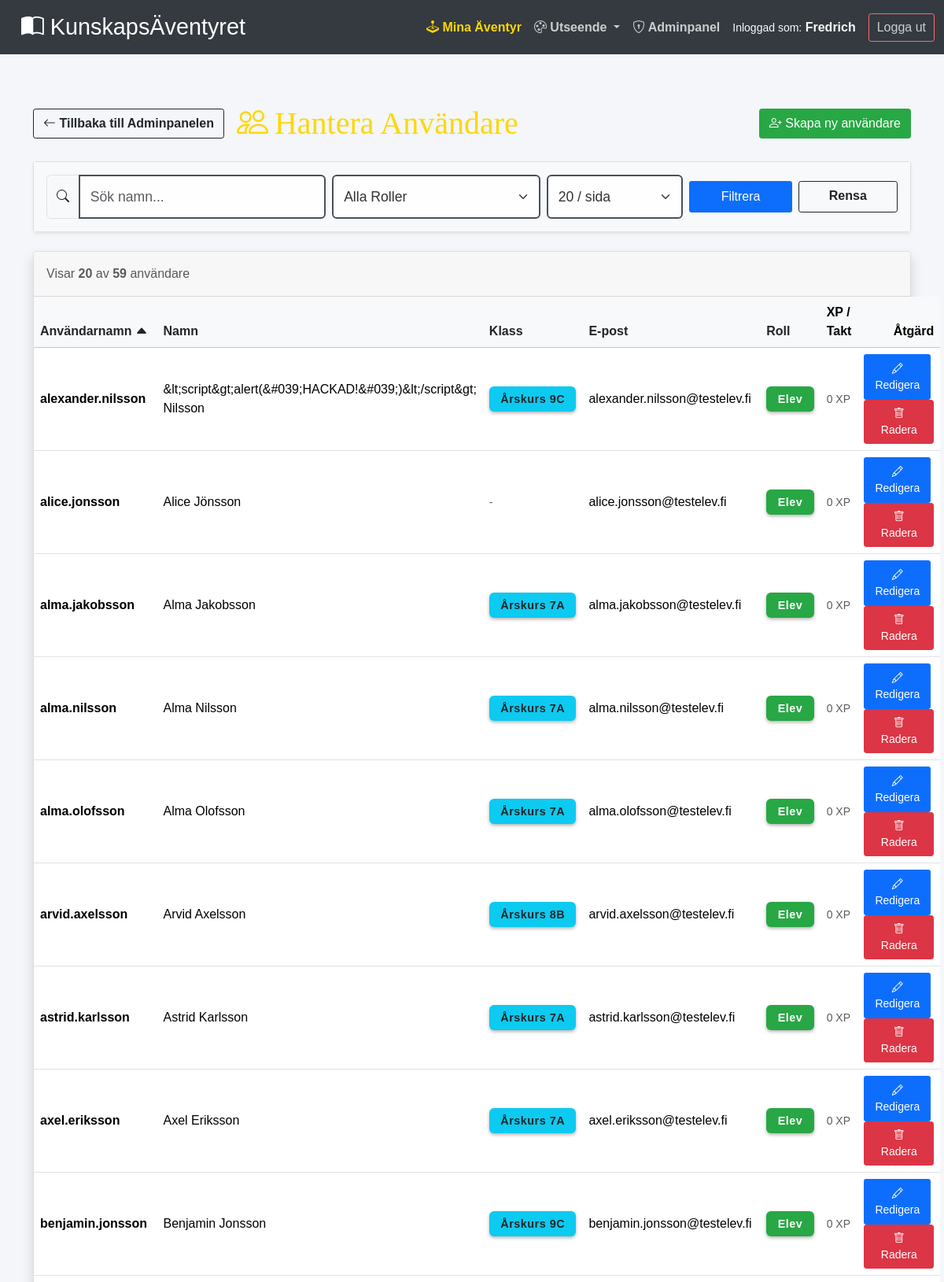
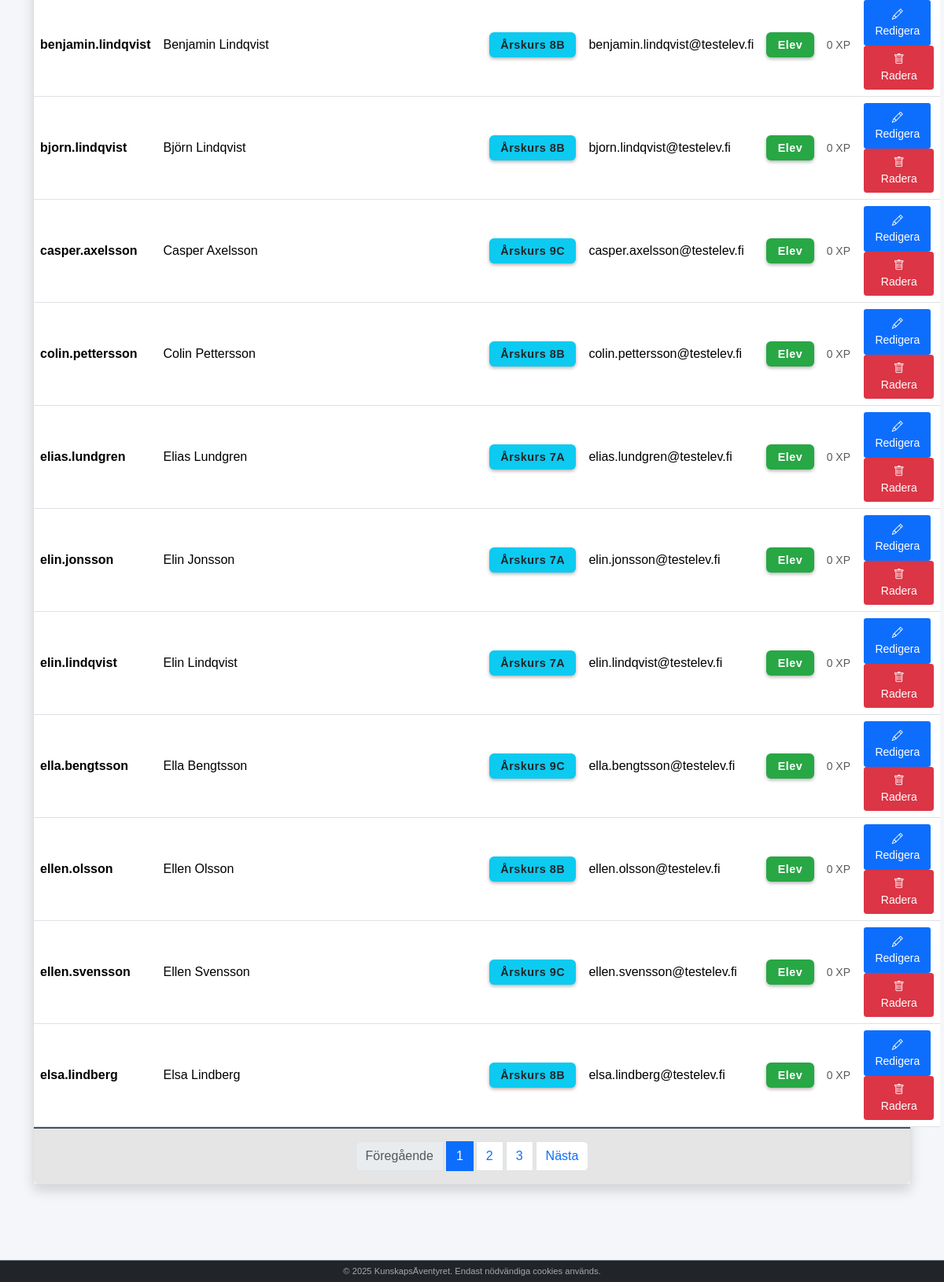
The app's page /user-management.php (signed in) with its own data (2 pictures, top to bottom).
### tables this page shows
CREATE TABLE `users` (
  `u_id` int NOT NULL,
  `u_name` varchar(255) NOT NULL,
  `u_fname` varchar(255) NOT NULL,
  `u_lname` varchar(255) NOT NULL,
  `u_email` varchar(255) NOT NULL,
  `u_password` varchar(255) NOT NULL,
  `u_lastlogin` datetime DEFAULT NULL,
  `u_created` timestamp NOT NULL DEFAULT CURRENT_TIMESTAMP ON UPDATE CURRENT_TIMESTAMP,
  `u_isactive` tinyint(1) NOT NULL,
  `u_role_fk` int NOT NULL,
  `u_xp` int NOT NULL DEFAULT '0' COMMENT 'Total XP',
  `u_level` int NOT NULL DEFAULT '1' COMMENT 'Nuvarande nivå',
  `u_class_fk` int DEFAULT NULL,
  `u_progress_speed_fk` int NOT NULL DEFAULT '1',
  `u_theme` varchar(50) NOT NULL DEFAULT 'default'
);

CREATE TABLE `classes` (
  `c_id` int NOT NULL,
  `c_name` varchar(255) NOT NULL,
  `c_progress_speed_fk` int DEFAULT NULL,
  `c_teacher_fk` int DEFAULT NULL
);

CREATE TABLE `roles` (
  `r_id` int NOT NULL,
  `r_name` varchar(255) NOT NULL,
  `r_level` int NOT NULL
);

### include/config.php (called while the page is built, shortened)
<?php
$host = '127.0.0.1';
$db   = 'utbildningsportal';
$user = 'root';
$pass = '';
$charset = 'utf8mb4';
$dsn = "mysql:host=$host;dbname=$db;charset=$charset";
$options = [
    PDO::ATTR_ERRMODE => PDO::ERRMODE_EXCEPTION,
    PDO::ATTR_DEFAULT_FETCH_MODE => PDO::FETCH_ASSOC,
    PDO::ATTR_EMULATE_PREPARES => false,
];
try {
    $pdo = new PDO($dsn, $user, $pass, $options);
} catch (\PDOException $e) {
    die("Databasfel: Kunde inte ansluta.");
}
require_once "include/class_user.php";
$user_obj = new User($pdo);
?>

### include/class_user.php (called while the page is built, shortened)
<?php
class User {
    public $pdo;
    public function __construct($pdo, $username = 'Guest', $role_level = 0) {
        $this->pdo = $pdo;
    }
    public function getUsersFiltered($search, $roleId, $sortCol, $sortDir, $limit, $offset) {
        try {
            $allowedSorts = ['u_name', 'u_fname', 'u_lname', 'u_email', 'r_name', 'u_created', 'c_name'];
            $sortDir = strtoupper($sortDir) === 'DESC' ? 'DESC' : 'ASC';
            $sql = "SELECT users.*, roles.r_name, progress_speeds.ps_name, classes.c_name
                    FROM users
                    LEFT JOIN roles ON users.u_role_fk = roles.r_id
                    LEFT JOIN progress_speeds ON users.u_progress_speed_fk = progress_speeds.ps_id
                    LEFT JOIN classes ON users.u_class_fk = classes.c_id
                    WHERE 1=1";
            $params = [];
            $sql .= " ORDER BY $sortCol $sortDir LIMIT " . (int)$limit . " OFFSET " . (int)$offset;
            $stmt = $this->pdo->prepare($sql);
            $stmt->execute($params);
            return $stmt->fetchAll();
        } catch (Exception $e) { return []; }
    }
    public function getUsersCountFiltered($search, $roleId) {
        try {
            $sql = "SELECT COUNT(*) FROM users WHERE 1=1";
            $params = [];
            $stmt = $this->pdo->prepare($sql);
            $stmt->execute($params);
            return $stmt->fetchColumn();
        } catch (Exception $e) { return 0; }
    }
}
?>

### user-management.php (the view, shortened to what this page needs)
<?php
require_once "include/header.php";
$search   = isset($_GET['search']) ? cleanInput($_GET['search']) : '';
$role     = isset($_GET['role']) ? cleanInput($_GET['role']) : 'all';
$limit    = isset($_GET['limit']) ? (int)$_GET['limit'] : 20;
$page     = isset($_GET['page']) ? (int)$_GET['page'] : 1;
$sortCol  = isset($_GET['sort']) ? cleanInput($_GET['sort']) : 'u_name';
$sortDir  = isset($_GET['dir']) ? cleanInput($_GET['dir']) : 'ASC';
$offset = ($page - 1) * $limit;
$users = $user_obj->getUsersFiltered($search, $role, $sortCol, $sortDir, $limit, $offset);
$totalUsers = $user_obj->getUsersCountFiltered($search, $role);
$totalPages = ceil($totalUsers / $limit);
function sortLink($displayText, $dbCol, $currentCol, $currentDir, $search, $role, $limit) {
    $newDir = ($dbCol === $currentCol && $currentDir === 'ASC') ? 'DESC' : 'ASC';
    $icon = '';
    if ($dbCol === $currentCol) {
        $icon = ($currentDir === 'ASC') ? ' <i class="bi bi-caret-up-fill"></i>' : ' <i class="bi bi-caret-down-fill"></i>';
    }
    $url = "?sort=$dbCol&dir=$newDir&search=$search&role=$role&limit=$limit&page=1";
    return "<a href='$url' class='text-dark text-decoration-none fw-bold'>$displayText $icon</a>";
}
?>
<div class="container mt-5 mb-5">
    <div class="d-flex flex-column flex-lg-row justify-content-between align-items-center mb-4 gap-3">
        <div class="d-flex flex-column flex-md-row align-items-center gap-3 text-center text-md-start">
            <a href="admin_dashboard.php" class="btn btn-outline-dark fw-bold">
                <i class="bi bi-arrow-left"></i> Tillbaka till Adminpanelen
            </a>
            <h1 class="m-0" style="font-family: 'Cinzel Decorative', serif; color: var(--accent-gold);">
                <i class="bi bi-people d-none d-md-inline me-2"></i>Hantera Användare
            </h1>
        </div>
        <a href="register.php" class="btn btn-success col-12 col-lg-auto">
            <i class="bi bi-person-plus"></i> Skapa ny användare
        </a>
    </div>
    <div class="card shadow-sm mb-4">
        <div class="card-body bg-light">
            <form action="user-management.php" method="GET" class="row g-2 align-items-center">
                <div class="col-12 col-lg-4">
                    <div class="input-group">
                        <span class="input-group-text"><i class="bi bi-search"></i></span>
                        <input type="text" name="search" class="form-control" placeholder="Sök namn..." value="<?= htmlspecialchars($search) ?>">
                    </div>
                </div>
                <div class="col-12 col-lg-3">
                    <select name="role" class="form-select" onchange="this.form.submit()">
                        <option value="all" <?= $role == 'all' ? 'selected' : '' ?>>Alla Roller</option>
                    </select>
                </div>
                <div class="col-12 col-lg-2">
                    <select name="limit" class="form-select" onchange="this.form.submit()">
                        <option value="20" <?= $limit == 20 ? 'selected' : '' ?>>20 / sida</option>
                    </select>
                </div>
                <div class="col-12 col-lg-3 text-lg-end d-flex gap-2">
                    <button type="submit" class="btn btn-primary flex-grow-1">Filtrera</button>
                    <a href="user-management.php" class="btn btn-outline-dark flex-grow-1 fw-bold">Rensa</a>
                </div>
            </form>
        </div>
    </div>
    <div class="card shadow">
        <div class="card-header bg-white border-0 py-3">
            <span class="text-muted">Visar <strong><?= count($users) ?></strong> av <strong><?= $totalUsers ?></strong> användare</span>
        </div>
        <div class="card-body p-0">
            <div class="">
                <table class="table table-hover align-middle mb-0">
                    <thead class="table-light">
                        <tr>
                            <th class="d-none d-md-table-cell"><?= sortLink('Användarnamn', 'u_name', $sortCol, $sortDir, $search, $role, $limit) ?></th>
                            <th><?= sortLink('Namn', 'u_fname', $sortCol, $sortDir, $search, $role, $limit) ?></th>
                            <th><?= sortLink('Klass', 'c_name', $sortCol, $sortDir, $search, $role, $limit) ?></th>
                            <th class="d-none d-md-table-cell"><?= sortLink('E-post', 'u_email', $sortCol, $sortDir, $search, $role, $limit) ?></th>
                            <th><?= sortLink('Roll', 'r_name', $sortCol, $sortDir, $search, $role, $limit) ?></th>
                            <th class="d-none d-md-table-cell">XP / Takt</th>
                            <th class="text-end">Åtgärd</th>
                        </tr>
                    </thead>
                    <tbody>
                        <?php if (count($users) > 0): ?>
                            <?php foreach ($users as $user): ?>
                                <?php
                                    $roleClass = 'bg-secondary';
                                    if ($user['r_name'] == 'Elev') $roleClass = 'bg-success';
                                ?>
                                <tr>
                                    <td data-label="Användarnamn" class="fw-bold d-none d-md-table-cell"><?= htmlspecialchars($user['u_name']) ?></td>
                                    <td data-label="Namn"><?= htmlspecialchars($user['u_fname'] . ' ' . $user['u_lname']) ?></td>
                                    <td data-label="Klass">
                                        <?php if (!empty($user['c_name'])): ?>
                                            <span class="badge bg-info text-dark"><?= htmlspecialchars($user['c_name']) ?></span>
                                        <?php else: ?>
                                            <span class="text-muted small">-</span>
                                        <?php endif; ?>
                                    </td>
                                    <td data-label="E-post" class="d-none d-md-table-cell"><?= htmlspecialchars($user['u_email']) ?></td>
                                    <td data-label="Roll"><span class="badge <?= $roleClass ?>"><?= htmlspecialchars($user['r_name']) ?></span></td>
                                    <td data-label="XP / Takt" class="d-none d-md-table-cell">
                                        <small class="text-muted">
                                            <?= $user['u_xp'] ?> XP
                                        </small>
                                    </td>
                                    <td data-label="Åtgärd" class="text-end">
                                        <a href="edit-user.php?uid=<?= $user['u_id'] ?>" class="btn btn-sm btn-primary me-1">
                                            <i class="bi bi-pencil"></i> Redigera
                                        </a>
                                        <form action="delete-user.php" method="POST" class="d-inline" onsubmit="return confirm('Är du säker på att du vill ta bort denna användare?');">
                                            <button type="submit" class="btn btn-sm btn-danger">
                                                <i class="bi bi-trash"></i> Radera
                                            </button>
                                        </form>
                                    </td>
                                </tr>
                            <?php endforeach; ?>
                        <?php else: ?>
                            <tr><td colspan="7" class="text-center py-5 text-muted">Inga användare hittades.</td></tr>
                        <?php endif; ?>
                    </tbody>
                </table>
            </div>
        </div>
        <?php if ($totalPages > 1): ?>
        <div class="card-footer bg-white d-flex justify-content-center py-3">
            <nav>
                <ul class="pagination mb-0 flex-wrap justify-content-center gap-1">
                    <li class="page-item <?= ($page <= 1) ? 'disabled' : '' ?>">
                        <a class="page-link" href="?page=<?= $page - 1 ?>&search=<?= $search ?>&role=<?= $role ?>&limit=<?= $limit ?>&sort=<?= $sortCol ?>&dir=<?= $sortDir ?>">Föregående</a>
                    </li>
                    <?php for($i = 1; $i <= $totalPages; $i++): ?>
                        <li class="page-item <?= ($page == $i) ? 'active' : '' ?>">
                            <a class="page-link" href="?page=<?= $i ?>&search=<?= $search ?>&role=<?= $role ?>&limit=<?= $limit ?>&sort=<?= $sortCol ?>&dir=<?= $sortDir ?>"><?= $i ?></a>
                        </li>
                    <?php endfor; ?>
                    <li class="page-item <?= ($page >= $totalPages) ? 'disabled' : '' ?>">
                        <a class="page-link" href="?page=<?= $page + 1 ?>&search=<?= $search ?>&role=<?= $role ?>&limit=<?= $limit ?>&sort=<?= $sortCol ?>&dir=<?= $sortDir ?>">Nästa</a>
                    </li>
                </ul>
            </nav>
        </div>
        <?php endif; ?>
    </div>
</div>
<?php require_once "include/footer.php"; ?>

### css/style.css (style rules this page uses)
:root { --primary-stone: #5c626c; --dark-stone: #3c4450; --border-thick: #4a505a; --accent-gold: #ffd700; --accent-gold-dark: #e6c200; --background-dark: #333c4a; --text-white: #ffffff; --text-light-gray: #e0e0e0; --text-dark: #333333; --success-green: #28a745; --danger-red: #dc3545; }
body { font-family: "Exo 2", sans-serif; background-color: var(--primary-stone); color: var(--text-white); min-height: 100vh; display: flex; flex-direction: column; }
.container { padding-top: 1.5rem; padding-bottom: 3rem; }
.card { background: linear-gradient(145deg, #3c4450, #4a5463); border: 4px solid var(--border-thick); border-radius: 12px; box-shadow: 0 8px 20px rgba(0, 0, 0, 0.6); transition: transform 0.2s, box-shadow 0.2s; color: var(--text-white); }
.card-header { background-color: rgba(0, 0, 0, 0.2) !important; border-bottom: 2px solid var(--border-thick) !important; color: var(--accent-gold); font-family: "Cinzel Decorative", serif; font-weight: 700; font-size: 1rem; text-shadow: 1px 1px 2px rgba(0, 0, 0, 0.8); }
.card-body { background-color: transparent; padding: 1rem; }
.card-footer { border-top: 2px solid var(--border-thick) !important; background-color: rgba(0, 0, 0, 0.1) !important; }
.btn { border-radius: 8px; font-weight: 700; padding: 10px 20px; letter-spacing: 1px; text-transform: uppercase; box-shadow: 0 4px 6px rgba(0, 0, 0, 0.3); transition: all 0.2s; }
.btn-primary { background-color: rgba(60, 68, 80, 0.9); color: var(--accent-gold); border-color: var(--accent-gold); border-width: 2px; }
.btn-success { background-color: var(--success-green); border-color: var(--success-green); }
.badge { border-radius: 6px; padding: 0.6em 1em; font-size: 0.9em; font-weight: 700; letter-spacing: 0.5px; box-shadow: 0 2px 4px rgba(0, 0, 0, 0.3); }
.badge.bg-success { background-color: var(--success-green) !important; }
.form-control, .form-select { background-color: rgba(255, 255, 255, 0.9); border: 2px solid var(--border-thick); color: #333; font-size: 1.1rem; padding: 0.8rem; }
body.admin-mode { background-color: #f4f6f9; background-image: none; color: #333; font-family: "Nunito", sans-serif; }
body.admin-mode .container { padding-top: 1rem; }
body.admin-mode .card { background: #fff; border: 1px solid rgba(0, 0, 0, 0.125); border-radius: 0.25rem; box-shadow: 0 0.125rem 0.25rem rgba(0, 0, 0, 0.075); color: #212529; }
body.admin-mode .card-header { background-color: rgba(0, 0, 0, 0.03) !important; border-bottom: 1px solid rgba(0, 0, 0, 0.125) !important; color: #212529; font-family: "Nunito", sans-serif; font-weight: 500; text-shadow: none; padding: 0.5rem 1rem; }
body.admin-mode .btn { border-radius: 0.2rem; text-transform: none; letter-spacing: normal; font-weight: 400; box-shadow: none; padding: 0.375rem 0.75rem; }
body.admin-mode .btn-primary { background-color: #0d6efd; border-color: #0d6efd; color: white; }
html, body { overflow-x: hidden; width: 100%; position: relative; }
.bg-light, .bg-light p, .bg-light .lead, .bg-light span { color: #212529 !important; text-shadow: none !important; }

### records on screen
users: u_name "alexander.nilsson", u_fname+u_lname "&lt;script&gt;alert(&#039;HACKAD!&#039;)&lt;/script&gt; Nilsson", u_class_fk.c_name "Årskurs 9C", u_email "alexander.nilsson@testelev.fi", u_role_fk.r_name "Elev", u_xp "0"
users: u_name "alice.jonsson", u_fname+u_lname "Alice Jönsson", u_email "alice.jonsson@testelev.fi", u_role_fk.r_name "Elev", u_xp "0"
users: u_name "alma.jakobsson", u_fname+u_lname "Alma Jakobsson", u_class_fk.c_name "Årskurs 7A", u_email "alma.jakobsson@testelev.fi", u_role_fk.r_name "Elev", u_xp "0"
users: u_name "alma.nilsson", u_fname+u_lname "Alma Nilsson", u_class_fk.c_name "Årskurs 7A", u_email "alma.nilsson@testelev.fi", u_role_fk.r_name "Elev", u_xp "0"
users: u_name "alma.olofsson", u_fname+u_lname "Alma Olofsson", u_class_fk.c_name "Årskurs 7A", u_email "alma.olofsson@testelev.fi", u_role_fk.r_name "Elev", u_xp "0"
users: u_name "arvid.axelsson", u_fname+u_lname "Arvid Axelsson", u_class_fk.c_name "Årskurs 8B", u_email "arvid.axelsson@testelev.fi", u_role_fk.r_name "Elev", u_xp "0"
users: u_name "astrid.karlsson", u_fname+u_lname "Astrid Karlsson", u_class_fk.c_name "Årskurs 7A", u_email "astrid.karlsson@testelev.fi", u_role_fk.r_name "Elev", u_xp "0"
users: u_name "axel.eriksson", u_fname+u_lname "Axel Eriksson", u_class_fk.c_name "Årskurs 7A", u_email "axel.eriksson@testelev.fi", u_role_fk.r_name "Elev", u_xp "0"
users: u_name "benjamin.jonsson", u_fname+u_lname "Benjamin Jonsson", u_class_fk.c_name "Årskurs 9C", u_email "benjamin.jonsson@testelev.fi", u_role_fk.r_name "Elev", u_xp "0"
users: u_name "benjamin.lindqvist", u_fname+u_lname "Benjamin Lindqvist", u_class_fk.c_name "Årskurs 8B", u_email "benjamin.lindqvist@testelev.fi", u_role_fk.r_name "Elev", u_xp "0"
users: u_name "bjorn.lindqvist", u_fname+u_lname "Björn Lindqvist", u_class_fk.c_name "Årskurs 8B", u_email "bjorn.lindqvist@testelev.fi", u_role_fk.r_name "Elev", u_xp "0"
users: u_name "casper.axelsson", u_fname+u_lname "Casper Axelsson", u_class_fk.c_name "Årskurs 9C", u_email "casper.axelsson@testelev.fi", u_role_fk.r_name "Elev", u_xp "0"
users: u_name "colin.pettersson", u_fname+u_lname "Colin Pettersson", u_class_fk.c_name "Årskurs 8B", u_email "colin.pettersson@testelev.fi", u_role_fk.r_name "Elev", u_xp "0"
users: u_name "elias.lundgren", u_fname+u_lname "Elias Lundgren", u_class_fk.c_name "Årskurs 7A", u_email "elias.lundgren@testelev.fi", u_role_fk.r_name "Elev", u_xp "0"
users: u_name "elin.jonsson", u_fname+u_lname "Elin Jonsson", u_class_fk.c_name "Årskurs 7A", u_email "elin.jonsson@testelev.fi", u_role_fk.r_name "Elev", u_xp "0"
users: u_name "elin.lindqvist", u_fname+u_lname "Elin Lindqvist", u_class_fk.c_name "Årskurs 7A", u_email "elin.lindqvist@testelev.fi", u_role_fk.r_name "Elev", u_xp "0"
users: u_name "ella.bengtsson", u_fname+u_lname "Ella Bengtsson", u_class_fk.c_name "Årskurs 9C", u_email "ella.bengtsson@testelev.fi", u_role_fk.r_name "Elev", u_xp "0"
users: u_name "ellen.olsson", u_fname+u_lname "Ellen Olsson", u_class_fk.c_name "Årskurs 8B", u_email "ellen.olsson@testelev.fi", u_role_fk.r_name "Elev", u_xp "0"
users: u_name "ellen.svensson", u_fname+u_lname "Ellen Svensson", u_class_fk.c_name "Årskurs 9C", u_email "ellen.svensson@testelev.fi", u_role_fk.r_name "Elev", u_xp "0"
users: u_name "elsa.lindberg", u_fname+u_lname "Elsa Lindberg", u_class_fk.c_name "Årskurs 8B", u_email "elsa.lindberg@testelev.fi", u_role_fk.r_name "Elev", u_xp "0"

### other values on screen
$_SESSION['username'] "Fredrich"
count($users) "20"
$totalUsers "59"
$displayText "Användarnamn Namn Klass E-post Roll"
